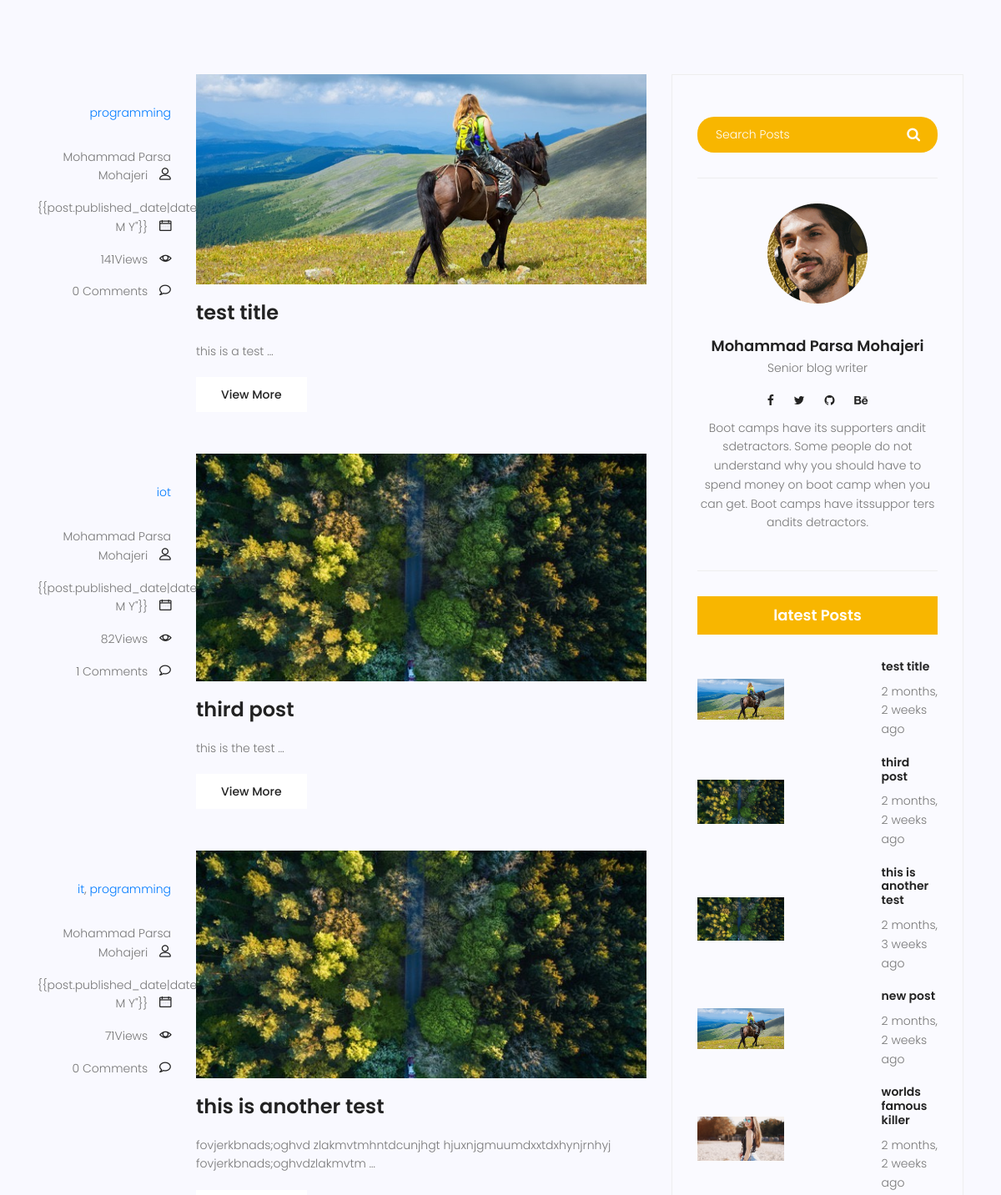
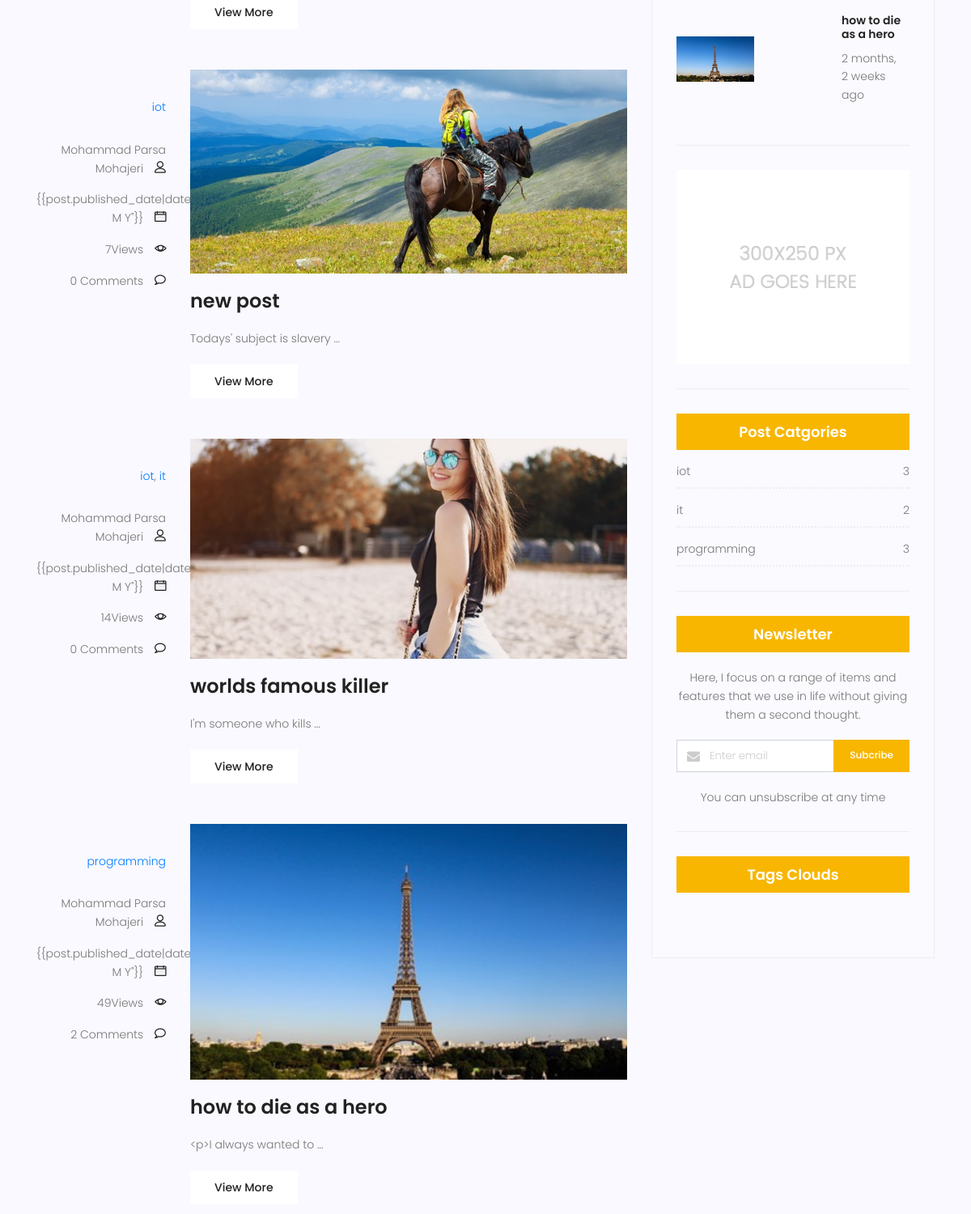
Page /blog/search/ (middle part) on the earlier database version (2 pictures, top to bottom).
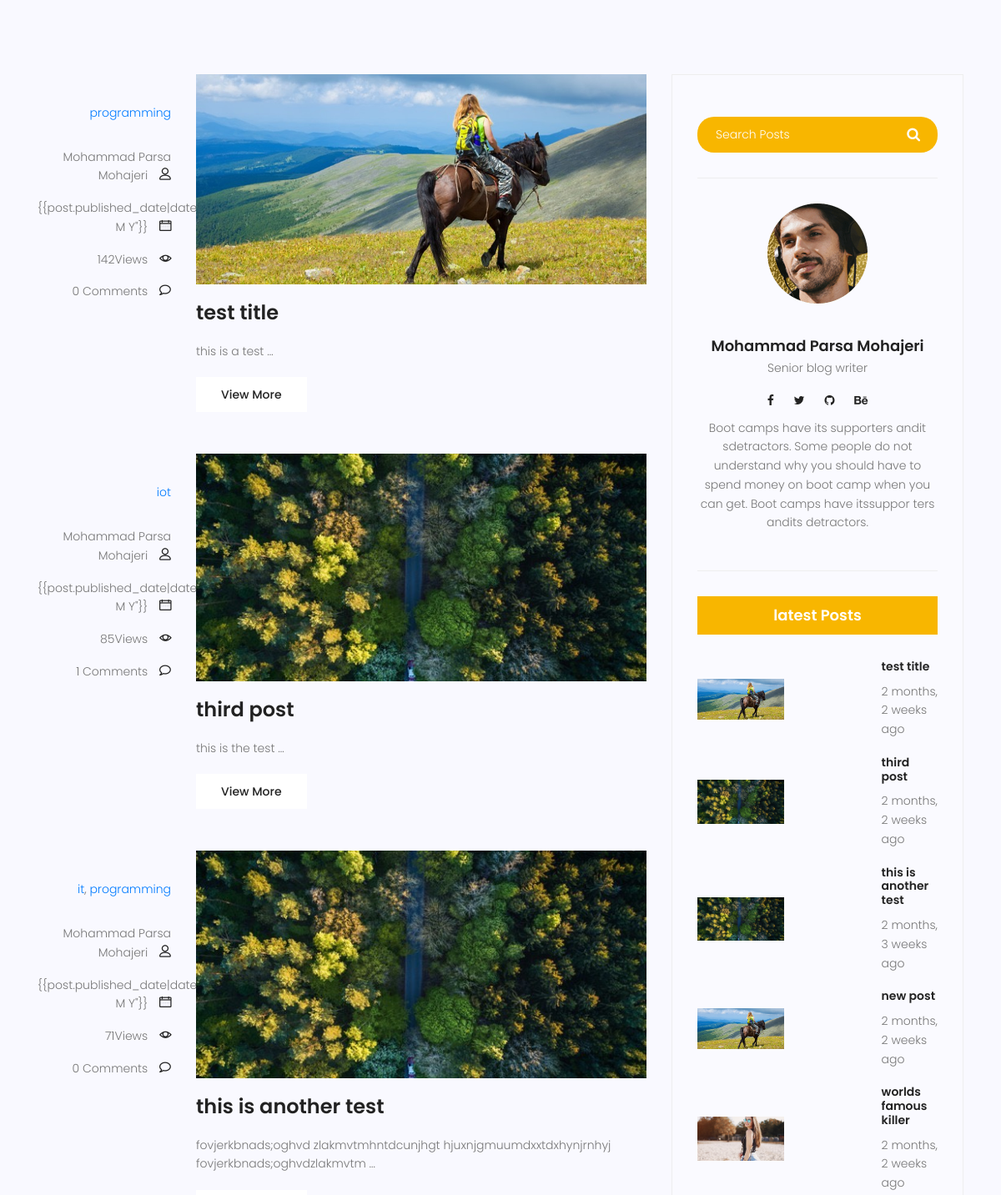
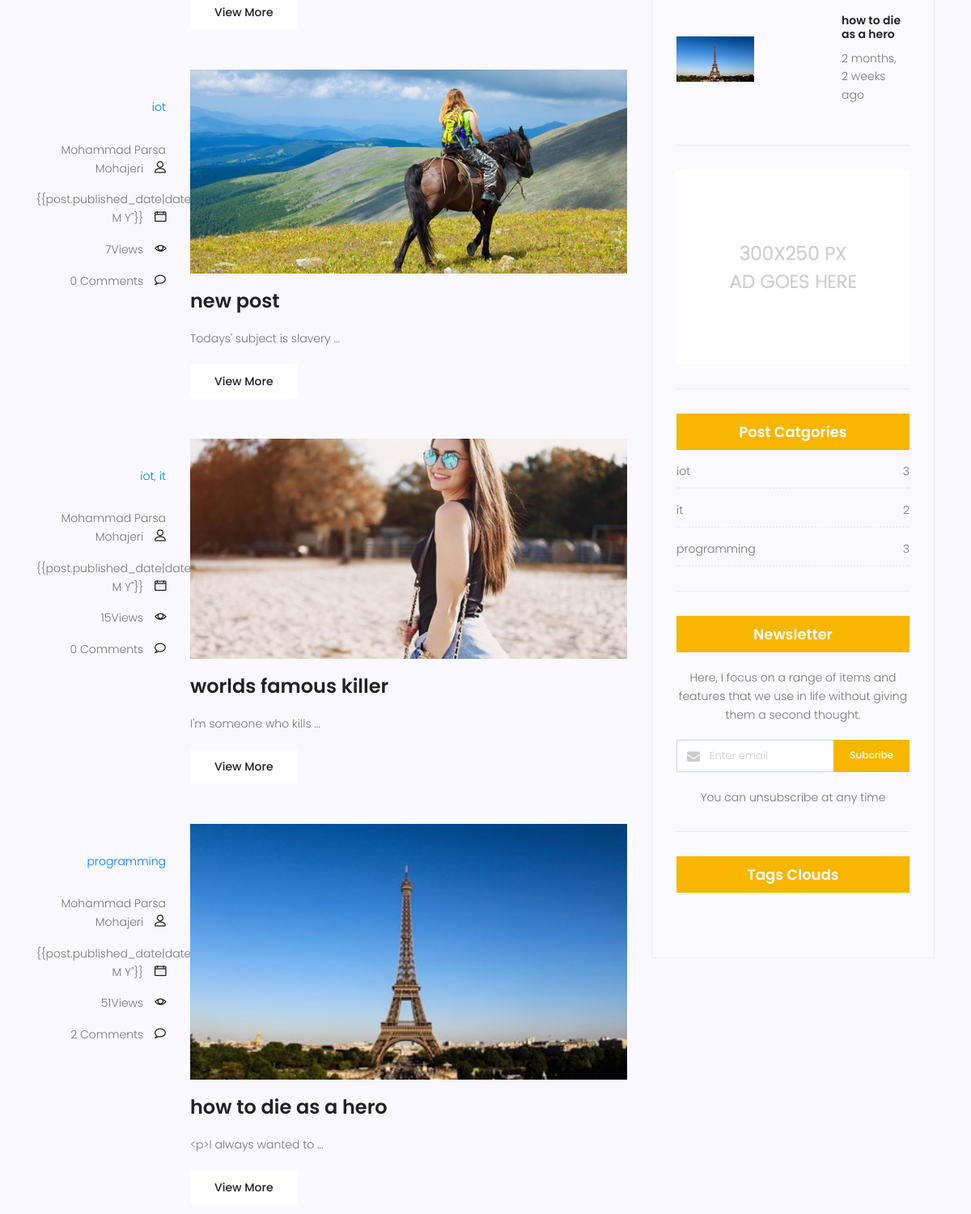
Same page on the later database version (2 pictures, top to bottom).
### blog/models.py (models this page shows, shortened)
class Category(models.Model):
    name=models.CharField(max_length=255)
    def __str__(self):
        return self.name

class Post (models.Model):
    image=models.ImageField(upload_to='blog/',default='blog/defalt.jpg')
    author=models.ForeignKey(User,on_delete=models.SET_NULL,null=True)
    title=models.CharField(max_length=255)
    content=models.TextField()
    tags = TaggableManager()
    category=models.ManyToManyField(Category)
    counted_views=models.IntegerField(default=0)
    status=models.BooleanField(default=False)
    login_require=models.BooleanField(default=False)
    published_date=models.DateTimeField(null=True)
    created_date=models.DateTimeField(auto_now_add=True)
    updated_date=models.DateTimeField(auto_now=True)
    class Meta:
        ordering=('created_date',)

### blog/views.py (the view)
# urls.py: path('search/',blog_search,name='search'),
def blog_search(request):
    posts=Post.objects.filter(status=1,published_date__lte=timezone.now())
    if request.method=='GET':
        if s:=request.GET.get('s'):
            posts=posts.filter(content__contains=s)
    context={'posts':posts}
    return render(request,'blog/blog-home.html',context)

### blog/templatetags/blog_tags.py (called while the page is built)
@register.simple_tag(name='comments_count')
def commnets_count(pid):
    return Comment.objects.filter(post=pid,approved=True).count()

@register.inclusion_tag('blog/blog-post-categories.html')
def postcategories():
    posts=Post.objects.filter(status=1)
    categories=Category.objects.all()
    cat_dict={}
    for name in categories:
        cat_dict[name]=posts.filter(category=name).count()
    return {'categories':cat_dict}

### templates/blog/blog-home.html (shortened to what this page needs)
{% extends 'base.html' %}
{% load static %}
{% load blog_tags %}
{% block content %}
<section class="top-category-widget-area pt-90 pb-90 ">
</section>
<section class="post-content-area">
	<div class="container">
		<div class="row">
			<div class="col-lg-8 posts-list">
				{% for post in posts %}
				<div class="single-post row">
					<div class="col-lg-3  col-md-3 meta-details">
						<ul class="tags">
							{% for cat in post.category.all %}
							<a href="{% url 'blog:category' cat_name=cat.name %}"> {{cat.name}}</a>{% if not forloop.last %},{% endif %}
							{% endfor %}
						</ul>
						<div class="user-details row">
							<p class="user-name col-lg-12 col-md-12 col-6"><a
									href="{% url 'blog:author' author_username=post.author.username %}">{{post.author.get_full_name}}</a>
								<span class="lnr lnr-user"></span></p>
							<p class="date col-lg-12 col-md-12 col-6"><a href="#">{{post.published_date|date:"d M
									Y"}}</a> <span class="lnr lnr-calendar-full"></span></p>
							<p class="view col-lg-12 col-md-12 col-6"><a href="#">{{post.counted_views}}Views</a> <span
									class="lnr lnr-eye"></span></p>
							<p class="comments col-lg-12 col-md-12 col-6"><a href="#">{% comments_count post.id %}
									Comments</a> <span class="lnr lnr-bubble"></span></p>
						</div>
					</div>
					<div class="col-lg-9 col-md-9 ">
						<div class="feature-img">
							<img class="img-fluid" src="{{post.image.url}}" alt="">
						</div>
						<a class="posts-title" href="{% url 'blog:single' pid=post.id %}">
							<h3>{{post.title}}</h3>
						</a>
						<p class="excert">
							{{post.content|truncatewords:4}}
						</p>
						<a href="{% url 'blog:single' pid=post.id %}" class="primary-btn">View More</a>
					</div>
				</div>
				{% endfor %}
			</div>
			<div class="col-lg-4 sidebar-widgets">
				<div class="widget-wrap">
					{% include 'blog/blog-search.html' %}
					{% include 'blog/blog-writer.html' %}
					{% include 'blog/blog-popular-posts.html' %}
					{% include 'blog/blog-ads.html' %}
					{% postcategories %}
					{% include 'blog/blog-newsletter.html' %}
					{% include 'blog/blog-tags.html' %}
				</div>
			</div>
		</div>
	</div>
</section>
{% endblock %}

### templates/base.html (shortened to what this page needs)
{% load static %}
{% load blog_tags %}
{% load compress %}
<!DOCTYPE html>
<html lang="zxx" class="no-js">
<head>
    {% compress css %}
    <link rel="stylesheet" href="{% static 'css/linearicons.css' %}">
    <link rel="stylesheet" href="{% static 'css/font-awesome.min.css' %}">
    <link rel="stylesheet" href="{% static 'css/bootstrap.css' %}">
    <link rel="stylesheet" href="{% static 'css/magnific-popup.css' %}">
    <link rel="stylesheet" href="{% static 'css/jquery-ui.css' %}">
    <link rel="stylesheet" href="{% static 'css/nice-select.css' %}">
    <link rel="stylesheet" href="{% static 'css/animate.min.css' %}">
    <link rel="stylesheet" href="{% static 'css/owl.carousel.css' %}">
    <link rel="stylesheet" href="{% static 'css/main.css' %}">
    {% endcompress %}
</head>
<body>
    {% block content %}
    {% endblock %}
</body>
</html>

### templates/blog/blog-search.html
<div class="single-sidebar-widget search-widget">
    <form class="search-form" action="{% url 'blog:search' %}" method="get">
        <input placeholder="Search Posts" name="s" type="text" onfocus="this.placeholder = ''" onblur="this.placeholder = 'Search Posts'" >
        <button type="submit"><i class="fa fa-search"></i></button>
    </form>
</div>

### templates/blog/blog-writer.html
{% load static %}
<div class="single-sidebar-widget user-info-widget">
    <img src="{% static 'img/blog/user-info.png' %}" alt="">
    <a href="#"><h4>Mohammad Parsa Mohajeri</h4></a>
    <p>
        Senior blog writer
    </p>
    <ul class="social-links">
        <li><a href="#"><i class="fa fa-facebook"></i></a></li>
        <li><a href="#"><i class="fa fa-twitter"></i></a></li>
        <li><a href="#"><i class="fa fa-github"></i></a></li>
        <li><a href="#"><i class="fa fa-behance"></i></a></li>
    </ul>
    <p>
        Boot camps have its supporters andit sdetractors. Some people do not understand why you should have to spend money on boot camp when you can get. Boot camps have itssuppor ters andits detractors.
    </p>
</div>

### templates/blog/blog-popular-posts.html
{% load humanize %}
{% load static %}
<div class="single-sidebar-widget popular-post-widget">
    <h4 class="popular-title">latest Posts</h4>
    <div class="popular-post-list">
        {% for post in posts %}
        <div class="single-post-list d-flex flex-row align-items-center">
            <div class="thumb">
                <img class="img-fluid" src="{{post.image.url}}" alt="">
            </div>
            <div class="details">
                <a href="{% url 'blog:single' pid=post.id %}"><h6>{{post.title}}</h6></a>
                <p>{{post.published_date|naturaltime}}</p>
            </div>
        </div>
        {% endfor %}
    </div>
</div>

### templates/blog/blog-ads.html
{% load static %}
<div class="single-sidebar-widget ads-widget">
    <a href="#"><img class="img-fluid" src="{% static 'img/blog/ads-banner.jpg' %}" alt=""></a>
</div>

### templates/blog/blog-post-categories.html
<div class="single-sidebar-widget post-category-widget">
    <h4 class="category-title">Post Catgories</h4>
    <ul class="cat-list">
        {% for name,count in categories.items %}
        <li>
            <a href="{% url 'blog:category' cat_name=name %}" class="d-flex justify-content-between">
                <p>{{name}}</p>
                <p>{{count}}</p>
            </a>
        </li>
        {% endfor %}
    </ul>
</div>

### templates/blog/blog-newsletter.html
<div class="single-sidebar-widget newsletter-widget">
    <h4 class="newsletter-title">Newsletter</h4>
    <p>
        Here, I focus on a range of items and features that we use in life without
        giving them a second thought.
    </p>
    <div class="form-group d-flex flex-row">
       <div class="col-autos">
          <div class="input-group">
            <div class="input-group-prepend">
              <div class="input-group-text"><i class="fa fa-envelope" aria-hidden="true"></i>
            </div>
            </div>
            <input type="text" class="form-control" id="inlineFormInputGroup" placeholder="Enter email" onfocus="this.placeholder = ''" onblur="this.placeholder = 'Enter email'" >
          </div>
        </div>
        <a href="#" class="bbtns">Subcribe</a>
    </div>
    <p class="text-bottom">
        You can unsubscribe at any time
    </p>
</div>

### templates/blog/blog-tags.html (shortened to what this page needs)
<div class="single-sidebar-widget tag-cloud-widget">
    <h4 class="tagcloud-title">Tags Clouds</h4>
</div>

Differences in the rows shown:
changed Post "test title": counted_views "141" → "142"
changed Post "third post": counted_views "82" → "85"
changed Post "worlds famous killer": counted_views "14" → "15"
changed Post "how to die as a hero": counted_views "49" → "51"
